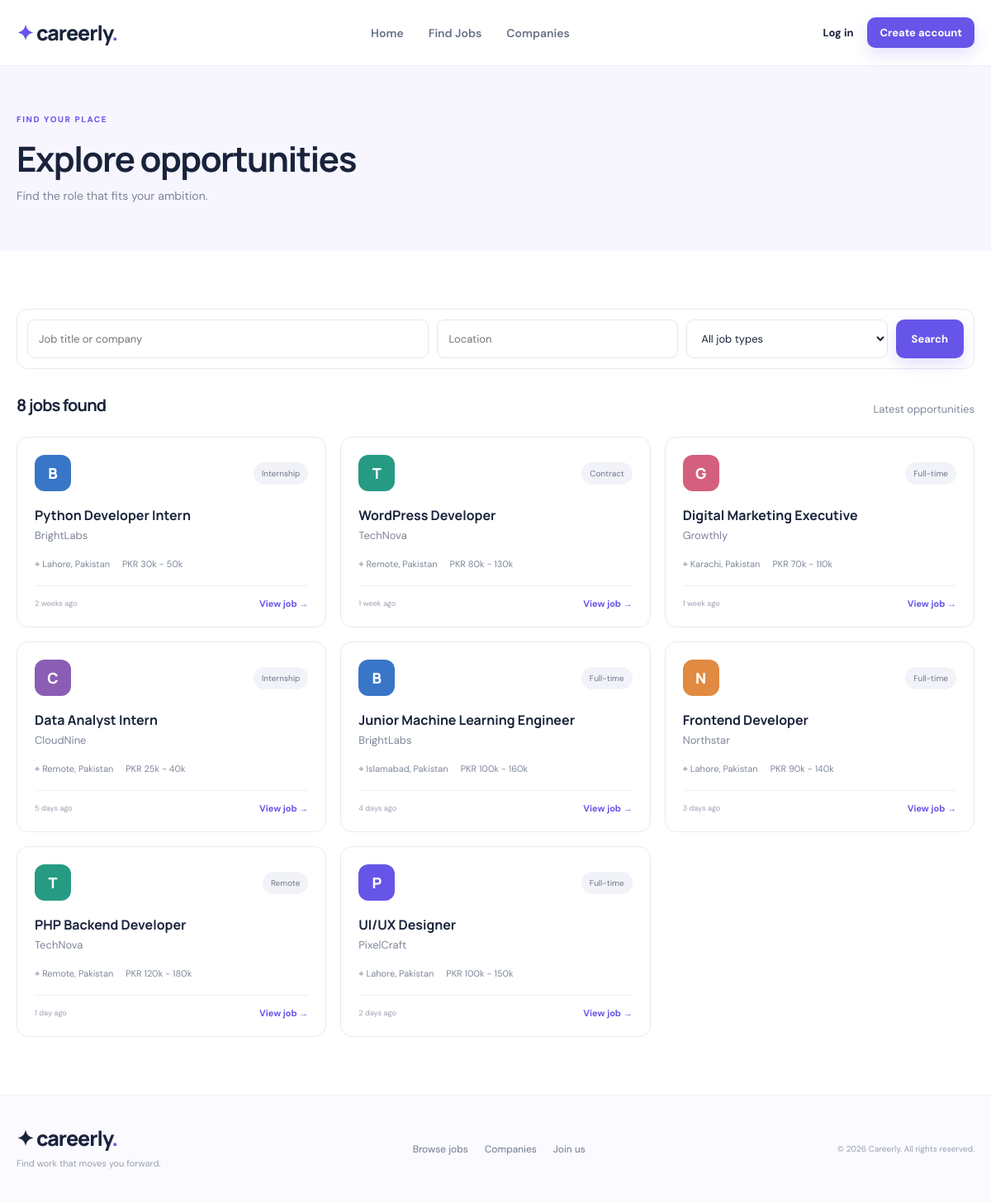
/jobs.php, run on the app's committed database.
### tables this page shows
CREATE TABLE jobs (
  id INT AUTO_INCREMENT PRIMARY KEY,
  company_id INT NOT NULL,
  title VARCHAR(160) NOT NULL,
  location VARCHAR(120) NOT NULL,
  job_type VARCHAR(40) NOT NULL,
  salary VARCHAR(100) NOT NULL,
  experience VARCHAR(80) NOT NULL,
  posted_label VARCHAR(50) NOT NULL DEFAULT 'Just now',
  description TEXT NOT NULL,
  requirements TEXT NOT NULL,
  created_at TIMESTAMP DEFAULT CURRENT_TIMESTAMP,
  FOREIGN KEY (company_id) REFERENCES companies(id) ON DELETE CASCADE
);

CREATE TABLE companies (
  id INT AUTO_INCREMENT PRIMARY KEY,
  name VARCHAR(120) NOT NULL,
  industry VARCHAR(120) NOT NULL,
  logo_color VARCHAR(30) NOT NULL DEFAULT '#6655e8'
);

### includes/functions.php (called while the page is built, shortened)
<?php
function e($value) {
    return htmlspecialchars((string)$value, ENT_QUOTES, 'UTF-8');
}

### jobs.php (the view, shortened to what this page needs)
<?php
require "config/database.php"; require "includes/functions.php";
$q=trim($_GET['q']??''); $loc=trim($_GET['location']??''); $type=trim($_GET['type']??'');
$sql="SELECT j.*,c.name company_name,c.logo_color FROM jobs j JOIN companies c ON c.id=j.company_id WHERE 1=1";$p=[];
$sql.=" ORDER BY j.id DESC";$s=$pdo->prepare($sql);$s->execute($p);$jobs=$s->fetchAll();
$pageTitle="Find jobs | Careerly";require "includes/header.php";
?>
<section class="page-hero"><div class="container"><div class="eyebrow">FIND YOUR PLACE</div><h1>Explore opportunities</h1><p>Find the role that fits your ambition.</p></div></section>
<section class="section"><div class="container"><form class="filters" method="get"><input name="q" value="<?= e($q) ?>" placeholder="Job title or company"><input name="location" value="<?= e($loc) ?>" placeholder="Location"><select name="type"><option value="">All job types</option></select><button class="btn">Search</button></form>
<div class="section-head compact"><h2><?= count($jobs) ?> jobs found</h2><span class="muted">Latest opportunities</span></div>
<?php if(!$jobs): ?><div class="empty"><h3>No jobs found</h3><p>Try changing your search filters.</p><a class="btn btn-outline" href="jobs.php">Clear filters</a></div><?php else: ?><div class="job-grid"><?php foreach($jobs as $j): ?><article class="job-card"><div class="job-top"><div class="company-logo" style="background:<?= e($j['logo_color']) ?>"><?= e(substr($j['company_name'],0,1)) ?></div><span class="tag"><?= e($j['job_type']) ?></span></div><h3><a href="job-details.php?id=<?= (int)$j['id'] ?>"><?= e($j['title']) ?></a></h3><p class="muted"><?= e($j['company_name']) ?></p><div class="job-meta"><span>⌖ <?= e($j['location']) ?></span><span><?= e($j['salary']) ?></span></div><div class="job-bottom"><small><?= e($j['posted_label']) ?></small><a href="job-details.php?id=<?= (int)$j['id'] ?>">View job →</a></div></article><?php endforeach; ?></div><?php endif; ?>
</div></section><?php require "includes/footer.php"; ?>

### assets/css/style.css (style rules this page uses)
* { box-sizing:border-box }
:root { --ink:#19233b;--muted:#7d8599;--purple:#6655e8;--line:#e9eaf1;--soft:#f7f7fc }
body { margin:0;color:var(--ink);font-family:'DM Sans',sans-serif }
a { color:inherit;text-decoration:none }
button,input,select,textarea { font:inherit }
.container { width:min(1160px,calc(100% - 40px));margin:auto }
.btn { display:inline-flex;justify-content:center;align-items:center;gap:8px;background:var(--purple);color:white;border:0;border-radius:10px;padding:13px 19px;font-weight:700;font-size:13px;cursor:pointer;box-shadow:0 8px 18px #6655e82b }
.eyebrow { font-size:10px;letter-spacing:1.6px;font-weight:800;color:var(--purple) }
h1,h2,h3 { font-family:Manrope,sans-serif }
.section { padding:70px 0 }
.section-head { display:flex;align-items:end;justify-content:space-between;margin-bottom:25px;gap:15px }
.section-head h2 { font-size:29px;letter-spacing:-.8px;margin:9px 0 5px }
.section-head p,.muted { color:var(--muted);font-size:13px;margin:0 }
.job-grid,.company-grid { display:grid;grid-template-columns:repeat(3,1fr);gap:17px }
.job-card,.company-card { border:1px solid var(--line);border-radius:14px;padding:21px;transition:.2s }
.job-top { display:flex;align-items:center;justify-content:space-between }
.company-logo { height:44px;width:44px;border-radius:12px;display:grid;place-items:center;color:white;font:800 18px Manrope }
.tag { background:#f2f3f8;color:#6f778b;border-radius:20px;padding:7px 10px;font-size:10px }
.job-card h3 { font-size:16px;margin:18px 0 5px }
.job-meta { display:flex;gap:15px;flex-wrap:wrap;color:#7e879a;font-size:11px;margin:19px 0 }
.job-bottom { display:flex;justify-content:space-between;align-items:center;border-top:1px solid #f0f0f5;padding-top:14px;font-size:11px }
.job-bottom small { color:#9ba1af }
.job-bottom a { color:var(--purple);font-weight:700 }
.page-hero { background:#f7f6ff;padding:58px 0 }
.page-hero h1 { font-size:42px;letter-spacing:-1.5px;margin:12px 0 7px }
.page-hero p { font-size:14px;color:var(--muted);margin:0 }
.filters { display:grid;grid-template-columns:2fr 1.2fr 1fr auto;gap:10px;padding:12px;border:1px solid var(--line);border-radius:13px;margin-bottom:30px }
.filters input,.filters select,.auth-form input,.admin-form input,.admin-form select,.admin-form textarea,textarea { border:1px solid #e5e7ef;border-radius:9px;padding:13px;font-size:13px;outline:0;width:100%;background:white;color:var(--ink) }
.compact { margin-top:30px }
.compact h2 { font-size:20px;margin:0 }

### data on the page
jobs: company.name "B", job_type "Internship", title "Python Developer Intern", company.name "BrightLabs", location "Lahore, Pakistan", salary "PKR 30k - 50k", posted_label "2 weeks ago"
jobs: company.name "T", job_type "Contract", title "WordPress Developer", company.name "TechNova", location "Remote, Pakistan", salary "PKR 80k - 130k", posted_label "1 week ago"
jobs: company.name "G", job_type "Full-time", title "Digital Marketing Executive", company.name "Growthly", location "Karachi, Pakistan", salary "PKR 70k - 110k", posted_label "1 week ago"
jobs: company.name "C", job_type "Internship", title "Data Analyst Intern", company.name "CloudNine", location "Remote, Pakistan", salary "PKR 25k - 40k", posted_label "5 days ago"
jobs: company.name "B", job_type "Full-time", title "Junior Machine Learning Engineer", company.name "BrightLabs", location "Islamabad, Pakistan", salary "PKR 100k - 160k", posted_label "4 days ago"
jobs: company.name "N", job_type "Full-time", title "Frontend Developer", company.name "Northstar", location "Lahore, Pakistan", salary "PKR 90k - 140k", posted_label "3 days ago"
jobs: company.name "T", job_type "Remote", title "PHP Backend Developer", company.name "TechNova", location "Remote, Pakistan", salary "PKR 120k - 180k", posted_label "1 day ago"
jobs: company.name "P", job_type "Full-time", title "UI/UX Designer", company.name "PixelCraft", location "Lahore, Pakistan", salary "PKR 100k - 150k", posted_label "2 days ago"

### other printed values
count($jobs) "8"
